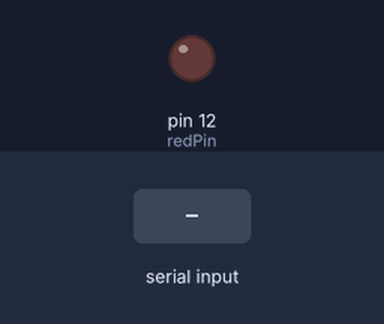
This sketch was run on a simulated Arduino Uno, built with avr-gcc and run on an emulated ATmega328P. On the bench: output pins drawn as LEDs (lit = HIGH). Dashed ring = blinking. The inputs (shaded band) are chosen by the test bench. What the sketch prints to the serial monitor is not drawn.

Above: at 1.2 s.
1.3 s: "90,45\n" received over Serial
At 1.42 s:
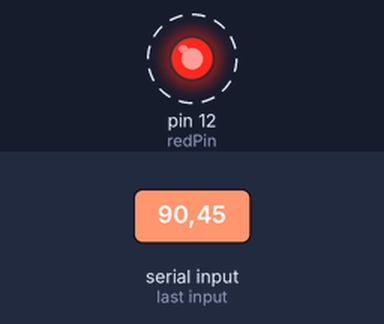
Timing chart, 0 to 10.3 s (numbered marks = the images above; inputs shaded):
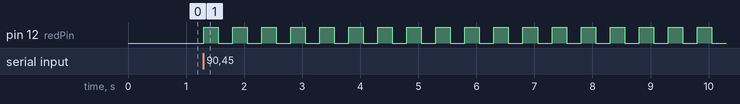

Measured:
- after the input at 1.3 s, pin 12 (redPin): alternates HIGH for 0.25 s and LOW for 0.25 s, starting at once

The sketch:

018_read_serial_monitor.ino
```cpp
// https://www.youtube.com/watch?v=7aP5KL5clWA&list=PLGs0VKk2DiYw-L-RibttcvK-WBZm8WLEP&index=18

/**
 * Input number of times red LED will blink
 */

// pin setup
int redPin = 12;

int numBlink;
String msg = "Enter number: ";
int delayMs = 250;

void setup() {
  // put your setup code here, to run once:
  pinMode(redPin,OUTPUT);
  Serial.begin(9600);
}

void loop() {
  // put your main code here, to run repeatedly:
  Serial.println(msg);  // ask

  while (Serial.available() == 0) { // wait
    // do nothing
  }

  numBlink = Serial.parseInt(); // read

  for (int i = 0; i < numBlink; i++){
    digitalWrite(redPin, HIGH);
    delay(delayMs);
    digitalWrite(redPin, LOW);
    delay(delayMs);
  }
}
```
